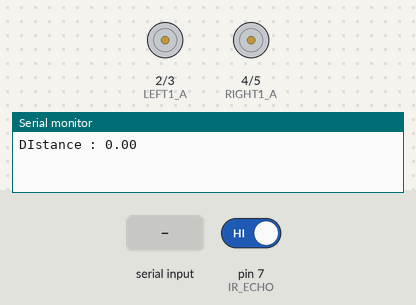
Recording of a sketch running on a simulated Arduino Uno, built with avr-gcc and run on an emulated ATmega328P. On the bench: motor-driver pin pairs drawn as motors (green arrow = first pin HIGH = forward, orange = second pin HIGH = backward, longer = more drive), the last lines printed to the serial monitor. The test bench sets the inputs (shaded band); at power-on: pin 7 (IR_ECHO) HIGH. Random numbers use the default seed unless the sketch sets one.

Above: at 1.2 s.
1.3 s: "1" received over the second serial link
At 3.8 s:
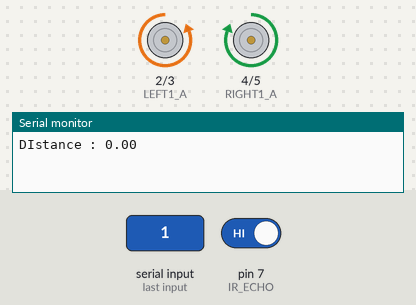
At 18.9 s:
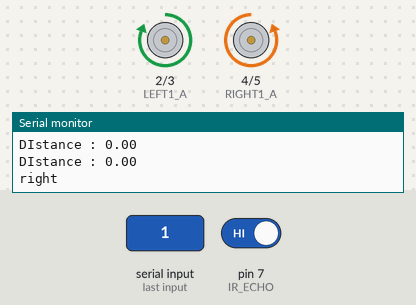
Timing chart, 0 to 28.9 s (numbered marks = the images above; inputs shaded):
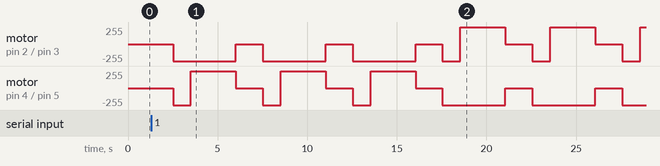

The sketch:

B_R.ino
```cpp
#include <SoftwareSerial.h>
char incommingMsg;

SoftwareSerial HM10(9,10);
//모터
#define LEFT1_A 2
#define LEFT1_B 3

#define RIGHT1_A 4
#define RIGHT1_B 5


//초음파 센서
#define IR_TRIG 8
#define IR_ECHO 7


void setup() {
  Serial.begin(9600);
  HM10.begin(9600);
  //핀모드 설정
  pinMode(LEFT1_A, OUTPUT);
  pinMode(RIGHT1_A, OUTPUT);
  pinMode(LEFT1_B, OUTPUT);
  pinMode(RIGHT1_B, OUTPUT);

  pinMode(IR_TRIG, OUTPUT);
  pinMode(IR_ECHO, INPUT);
}

void loop() {

////////////////////////////////////////////////////////////////////
//    HM-10 블루투스 모듈과 시리얼모니터로 AT 통신하게 해주는 코드.     //
///////////////////////////////////////////////////////////////////

  //incommingMsg로 읽은 글자를 inData에 이어붙여 스트링 만들고
  //inDataBuf의 char형 포인터에 담아 HM10에 한번에 write함.
  String inData = "";
  char* inDataBuf = 0;
  while(Serial.available()){
    incommingMsg = Serial.read();
    inData = inData + incommingMsg;
  }
  inDataBuf = (char*)malloc(sizeof(char)*inData.length()+1);
  inData.toCharArray(inDataBuf, inData.length()+1);
  HM10.write(inDataBuf);
  while(HM10.available()){
    Serial.write(HM10.read());
  }
  Serial.flush();

///////////////////////////////////////////////////////////////////
//  기본 직진, 장애물 감지해서 피해서 주행하는 코드.                     //
///////////////////////////////////////////////////////////////////
//측정
  float duration, distance;
  digitalWrite(IR_TRIG, HIGH);
  delay(10);
  digitalWrite(IR_TRIG, LOW);

  //초음파센서를 위한 거리
  duration = pulseIn(IR_ECHO, HIGH);
  distance = ((float)(340 * duration) / 10000) / 2; //거리를 cm로 표현
  Serial.print("\nDIstance : ");
  Serial.println(distance);

  //장애물 유무에 따른 이동
  if(distance < 20) {         //20cm 이내 장애물 감지
//     Serial.println("stop");
     stop();
     delay(500);
//     Serial.println("backward");
     backward();  //후진
     delay(500);
     int rnd = random(0,2);   //좌/우회전 랜덤처리
     if(rnd == 0){
        Serial.println("right");
        right();
        delay(500);
     }
     else{
//        Serial.println("left");
        left();
        delay(500);
     }
   }
   else{                     //장애물 무
//     Serial.println("forward");
     forward();
     delay(500);
   }
}

//주행 함수
void forward(){
  digitalWrite(LEFT1_A, HIGH);
  digitalWrite(LEFT1_B, LOW);
  digitalWrite(RIGHT1_A, HIGH);
  digitalWrite(RIGHT1_B, LOW);
 }
void backward(){
  digitalWrite(LEFT1_A, LOW);
  digitalWrite(LEFT1_B, HIGH);
  digitalWrite(RIGHT1_A, LOW);
  digitalWrite(RIGHT1_B, HIGH);

  delay(500);
}
void left(){
  digitalWrite(LEFT1_A, LOW);
  digitalWrite(LEFT1_B, HIGH);
  digitalWrite(RIGHT1_A, HIGH);
  digitalWrite(RIGHT1_B, LOW);

  delay(1000);
}
void right(){
  digitalWrite(LEFT1_A, HIGH);
  digitalWrite(LEFT1_B, LOW);
  digitalWrite(RIGHT1_A, LOW);
  digitalWrite(RIGHT1_B, HIGH);

  delay(1000);
}
void stop(){
  digitalWrite(LEFT1_A, LOW);
  digitalWrite(LEFT1_B, LOW);
  digitalWrite(RIGHT1_A, LOW);
  digitalWrite(RIGHT1_B, LOW);

  delay(1000);
}

//////////////////////////////////////////////////////
//    변수 내부 값 시리얼모니터로 출력해주는 함수.       //
/////////////////////////////////////////////////////
void printValue(String tag, int value){
    Serial.print(tag + " : ");
    Serial.println(value);
}
```
